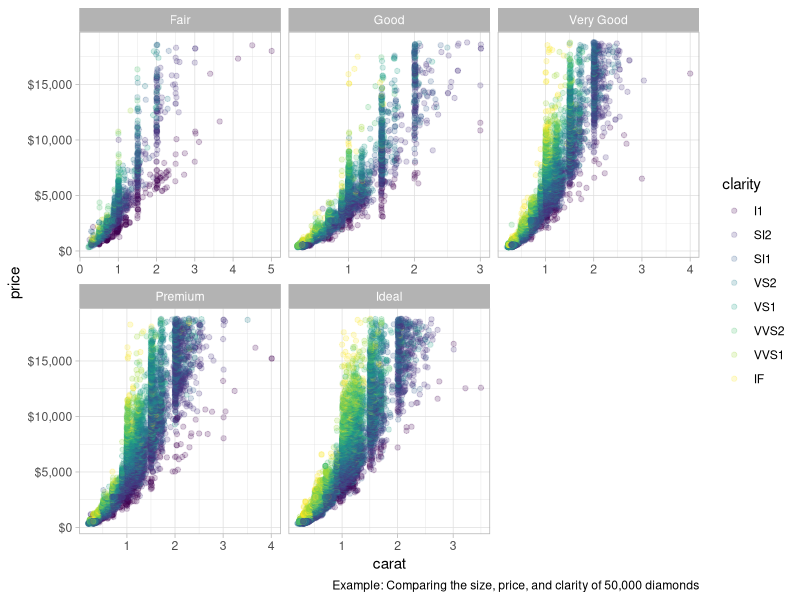

R code for this plot:
## ---- chunk 1
knitr::opts_chunk$set(echo = FALSE)
## ---- chunk 2
library(dplyr)
library(ggplot2)
library(magrittr)
library(scales)

diamonds %>%
  ggplot(aes(carat, price, color = clarity)) +
  geom_point(alpha = 0.2) +
  facet_wrap( ~ cut, scales = "free_x") +
  theme_light() + 
  scale_y_continuous(labels = scales::dollar_format()) +
  labs(
    caption = "Example: Comparing the size, price, and clarity of 50,000 diamonds"
  )
